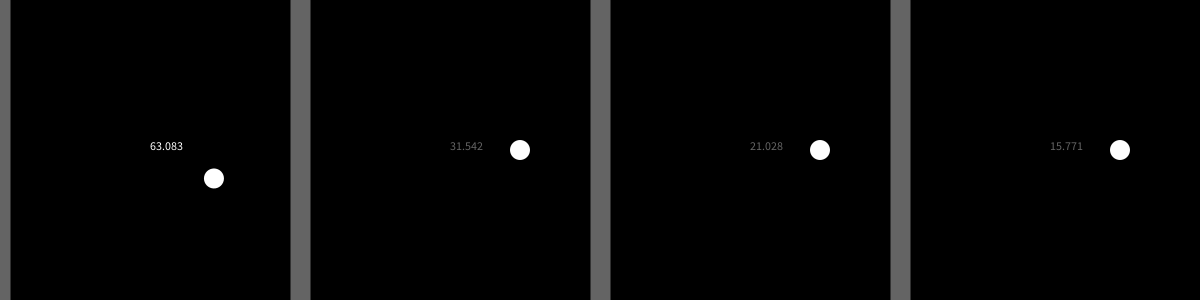
Frame 1 (no input)
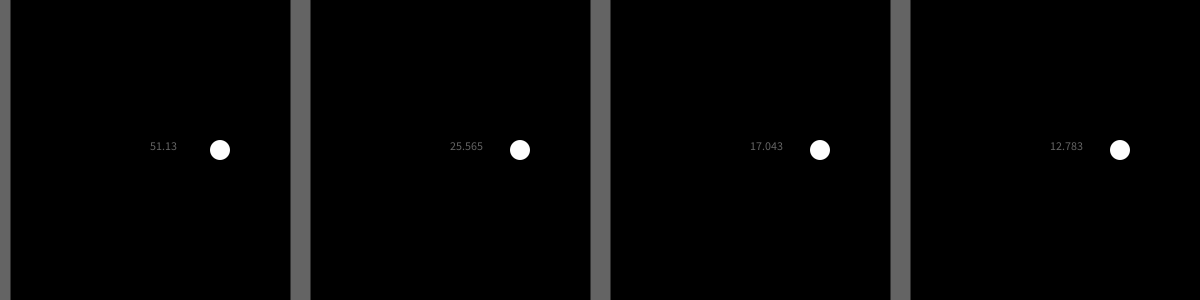
Frame 60 (the mouse pressed at the canvas centre just before this capture)
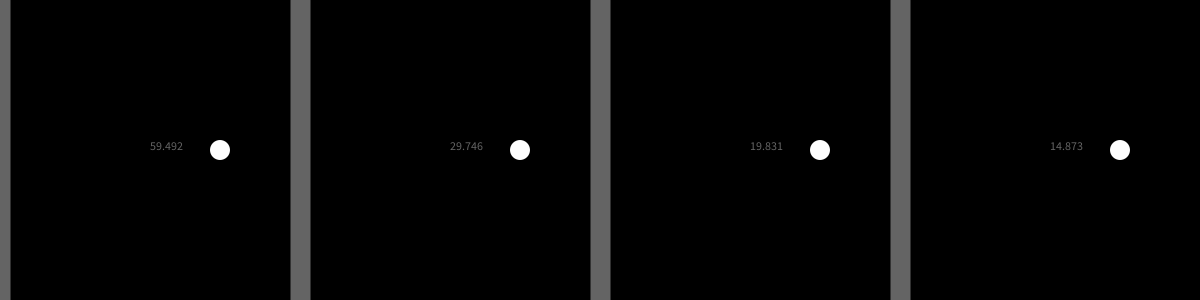
Frame 120 (the mouse held since frame 60 and released just before this capture)

The Processing sketch that drew these frames (run headless with seeded random() and noise(); from frame 60 on, the mouse is pressed at the canvas centre):

// Processing sketch: processing_118187
// ── processing_118187.pde

/**
 * Follow 1  
 * based on code from Keith Peters. 
 * 
 * A line segment is pushed and pulled by the cursor.
 */

int w = 300;
float hz = 4;
int N = 4;

float r = 70;
float[] A = new float[N];
PVector[] m = new PVector[N];


void setup() {

  frameRate(60);
  //size(w*N, w);
  size(1200,300)

  noCursor();

  for(int j=0; j<N; j++){
    m[j] = new PVector(0,0);
  }

}


void draw() {
  background(0);
  

   float i = frameCount % 360*6*hz;
   float a = radians(i);


   for(int j=0; j<N; j++){
    
     if(frameCount % (j+1) == 0){
       A[j] = a;
       if(j*w < mouseX && mouseX < (j+1)*w) m[j].set(mouseX,mouseY);
     }

     strokeWeight(20.0);
     stroke(255, 100);
     float xb = j*w; 
     line(xb,0,xb,height);
  
     noStroke();
       
     resetMatrix();
     translate(j*w + w/2, w/2);
     text(nf(frameRate/(j+1),2,0),0,0);

     rotate(A[j]);
     translate(r,0);
     fill(255);
     ellipse(0, 0, 20,20);
     
     resetMatrix();
     fill(100);
     ellipse(m[j].x, m[j].y, 20,20);
     
   }
    
}
